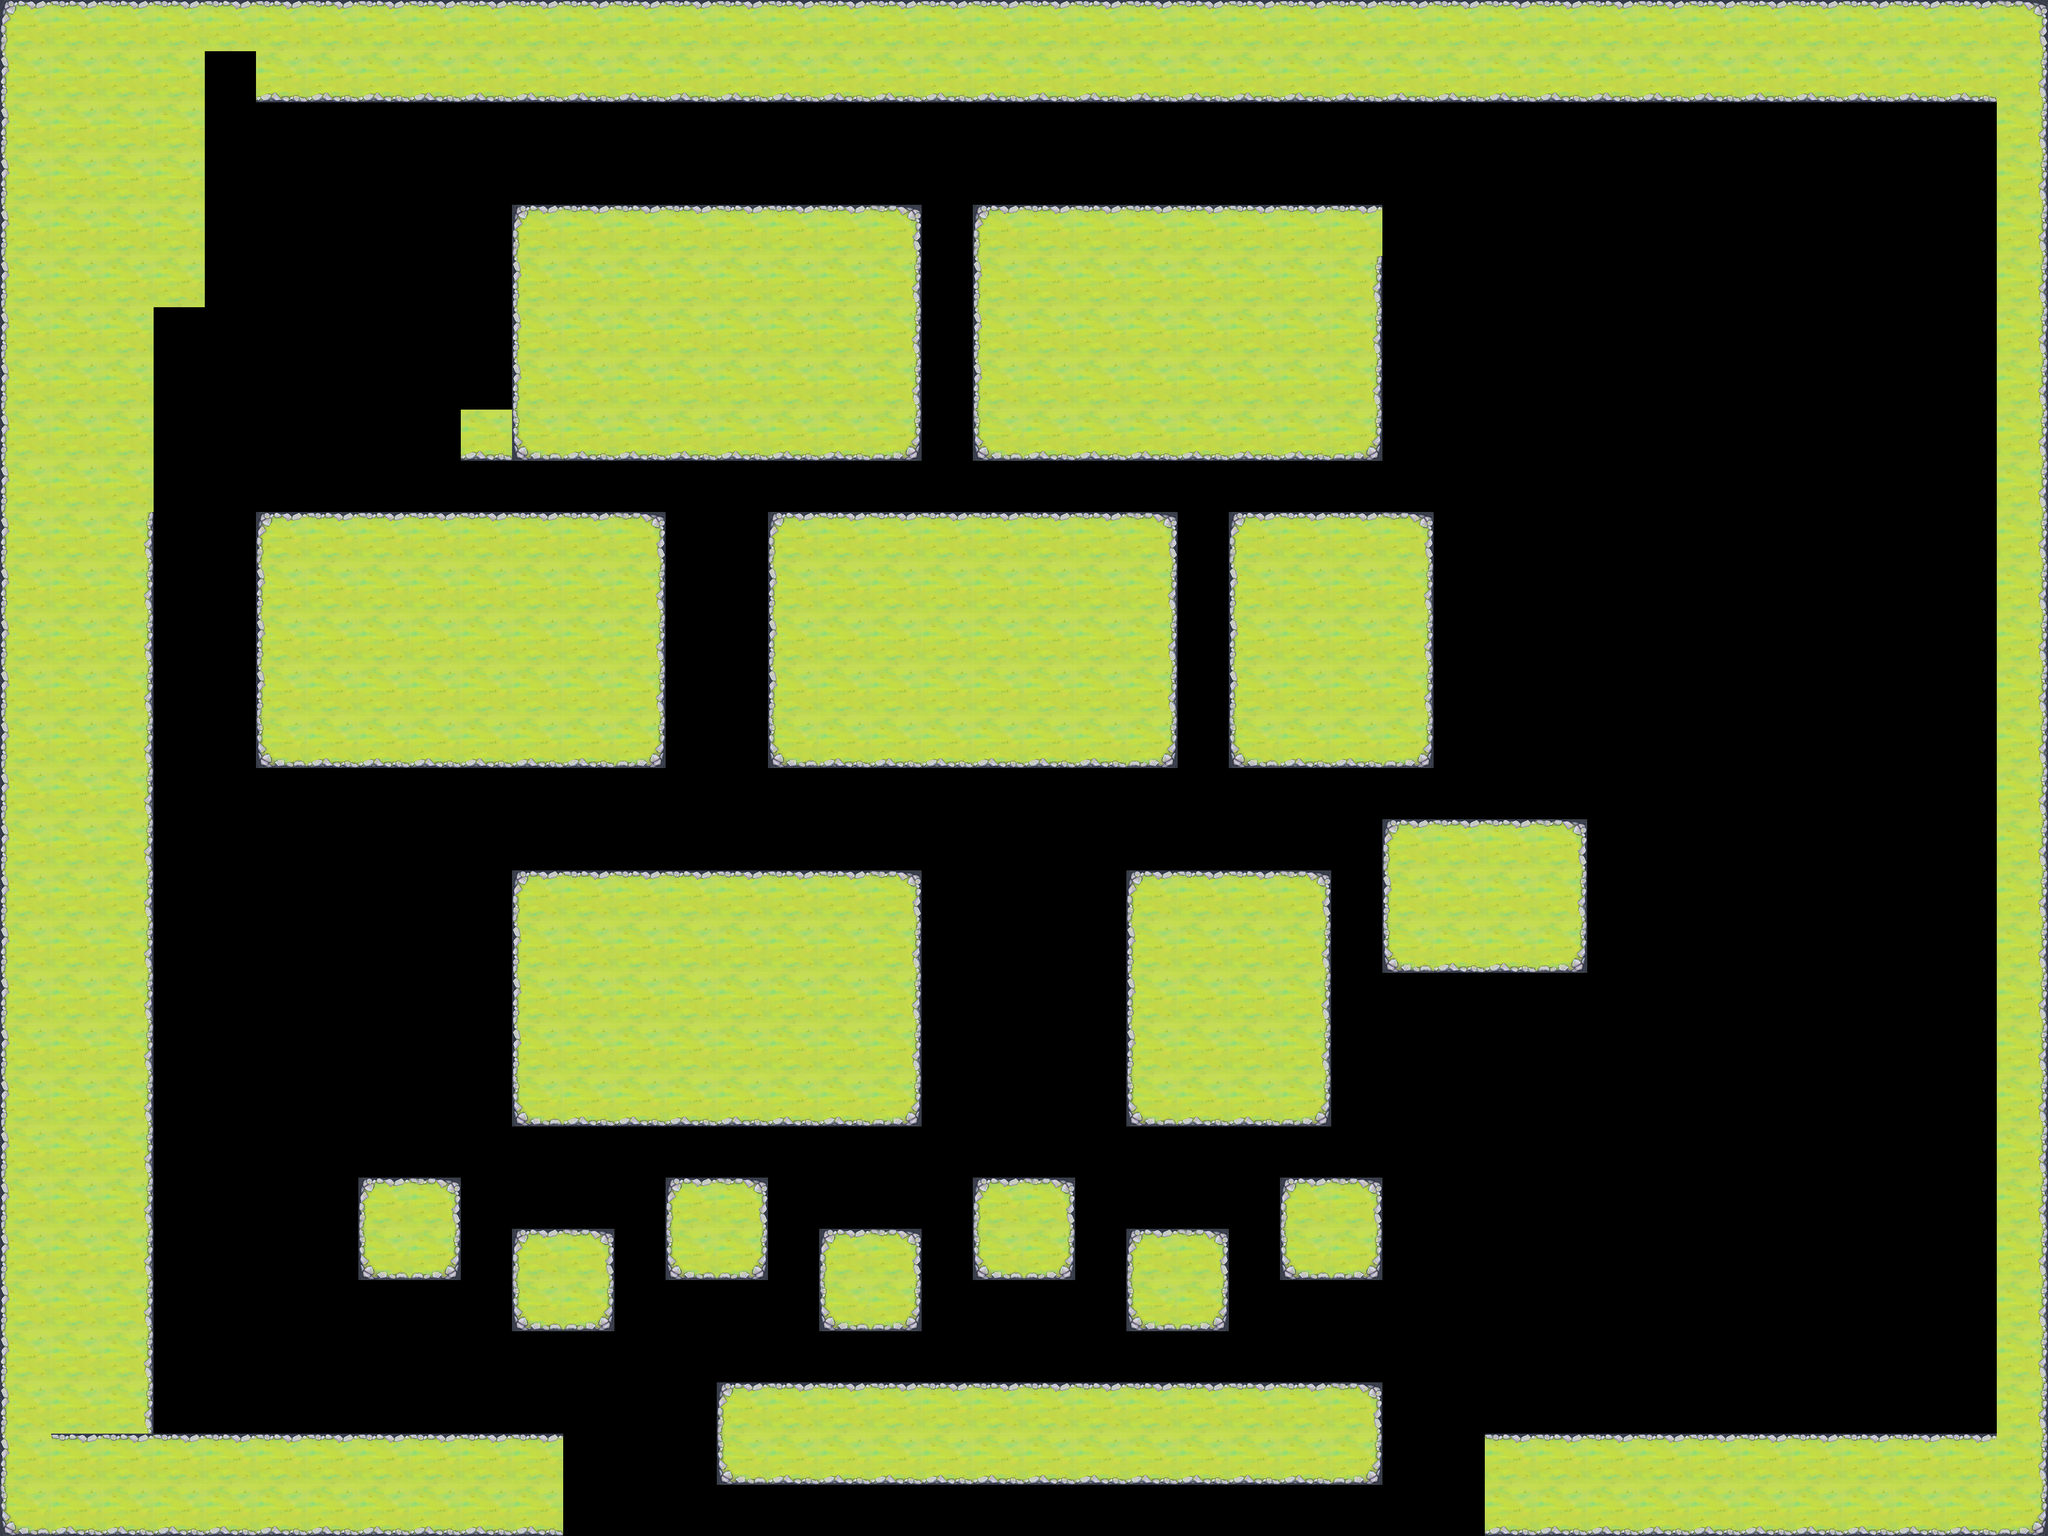

This game map was drawn from its Tiled (.tmx) file and the tilesets committed beside it. A one-line description and the trimmed map source follow:
An orthogonal 40x30 tile map with 96x96 px tiles, 1 tile layer (background) and 2 objects (STARTINGPOSITION, FINISHPOSITION).

<map version="1.0" tiledversion="2017.06.20" orientation="orthogonal" renderorder="right-down" width="40" height="30" tilewidth="96" tileheight="96" nextobjectid="3">
 <tileset firstgid="1" source="background.tsx" />
 <layer name="background" width="40" height="30">
  <data>[1200 cells, 538 non-empty, 9 distinct tile ids]</data>
 </layer>
 <objectgroup name="SpecialLayer">
  <object id="1" name="STARTINGPOSITION" x="1758" y="1150" width="132" height="136" />
  <object id="2" name="FINISHPOSITION" x="664" y="1138" width="146" height="122" />
 </objectgroup>
</map>